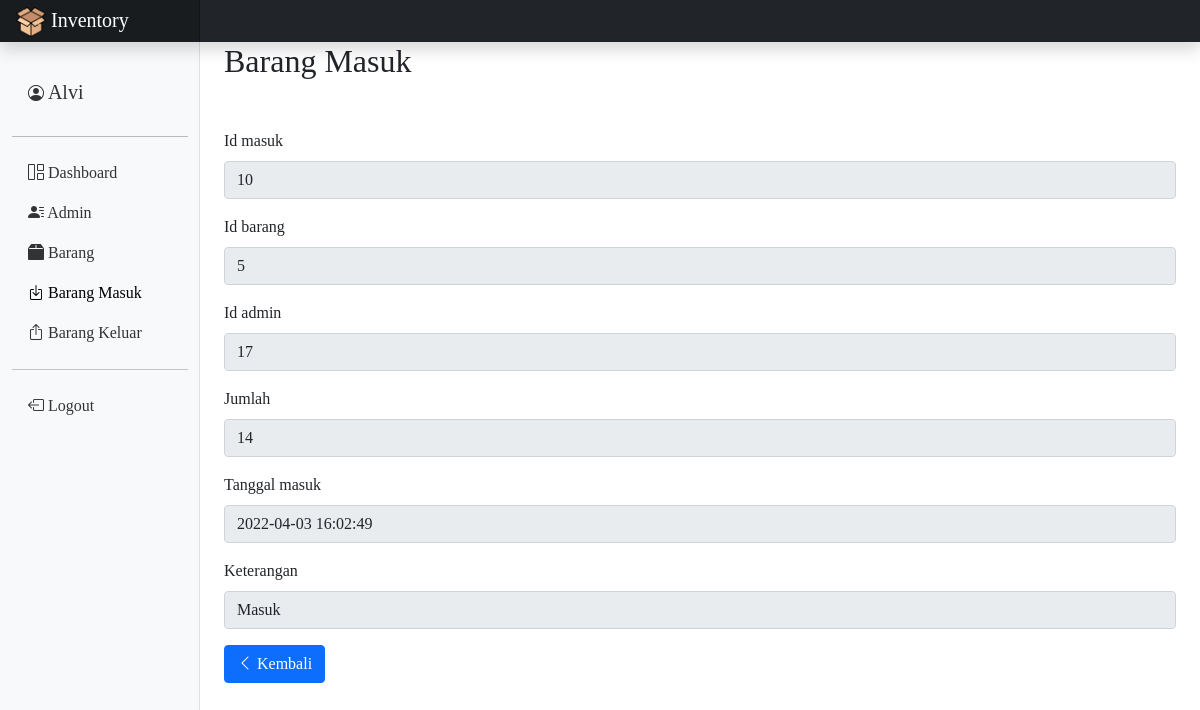
The app's page /inventory/barang_masuk/lihat.php?id_masuk=10 (signed in) with its own data.
### tables this page shows
CREATE TABLE `barang_masuk` (
  `id_masuk` int(30) NOT NULL,
  `id_barang` int(30) NOT NULL,
  `id_admin` int(30) NOT NULL,
  `nama_admin` varchar(50) NOT NULL,
  `jumlah` int(255) NOT NULL,
  `tanggal_masuk` datetime NOT NULL,
  `keterangan` enum('Masuk') NOT NULL
);

### inventory/barang_masuk/session.php (called while the page is built, shortened)
<?php
require "../koneksi.php";
$username = $_SESSION['username'];
$querySession = mysqli_query($koneksi, "SELECT * FROM admin where username='$username'");
$rowSession = mysqli_fetch_array($querySession);
?>

### inventory/barang_masuk/lihat.php (the view, shortened to what this page needs)
<?php
include "../koneksi.php";
$id_masuk=$_GET['id_masuk'];
$query=mysqli_query ($koneksi," SELECT * FROM barang_masuk WHERE id_masuk='$id_masuk'");
$r=mysqli_fetch_array($query);
?>
<?php include "sidebar.php" ?>
<h2>Barang Masuk</h2>
        <div class="col">
            <div class="row mt-5">
            <form class="form-input" method="POST">
            <div class="mb-3">
            <label for="id_masuk" class="form-label">Id masuk</label>
            <input type="text" name="id_masuk" value="<?php echo $r['id_masuk']?>" class="form-control" readonly>
        </div>
        <div class="mb-3">
            <label for="id_barang" class="form-label">Id barang</label>
            <input type="text" name="id_barang" value="<?php echo $r['id_barang']?>" class="form-control" readonly>
        </div>
        <div class="mb-3">
            <label for="id_admin" class="form-label">Id admin</label>
            <input type="text" name="id_admin" value="<?php echo $r['id_admin']?>" class="form-control" readonly>
        </div>
        <div class="mb-3">
            <label for="jumlah" class="form-label">Jumlah</label>
            <input type="number" name="jumlah" value="<?php echo $r['jumlah']?>" class="form-control" readonly>
        </div>
        <div class="mb-3">
            <label for="tangggal_masuk" class="form-label">Tanggal masuk</label>
            <input type="text" name="tangggal_masuk" value="<?php echo $r['tanggal_masuk']?>" class="form-control" readonly>
        </div>
        <div class="mb-3">
            <label for="keterangan" class="form-label">Keterangan</label>
            <input type="text" name="keterangan" value="<?php echo $r['keterangan']?>" class="form-control" readonly>
        </div>
        <a href="index.php" button type="button" class="btn btn-primary"><i class="bi bi-chevron-left"></i> Kembali</a>
        </div>
    </div>
    </main>
  </div>
</div>
  </body>
</html>

### inventory/barang_masuk/sidebar.php (shortened to what this page needs)
<?php
include "../koneksi.php";
require "session.php";
?>
<!doctype html>
<html lang="en">
  <head>
    <link rel="stylesheet" href="../css/styles/style.css">
    <link href="https://cdn.jsdelivr.net/npm/bootstrap@5.1.3/dist/css/bootstrap.min.css" rel="stylesheet">
    <link rel="stylesheet" href="https://cdn.jsdelivr.net/npm/bootstrap-icons@1.8.1/font/bootstrap-icons.css">
  </head>
  <body>
  <header class="navbar navbar-dark sticky-top bg-dark flex-md-nowrap p-0 shadow">
    <a class="navbar-brand col-md-3 col-lg-2 me-0 px-3" href="#"><img src="../css/img/logo.png" style="height: 30px; width: 30px;"> Inventory</a>
  </header>
  <div class="container-fluid">
    <div class="row">
      <nav id="sidebarMenu" class="col-md-3 col-lg-2 d-md-block bg-light sidebar collapse">
      <div class="position-sticky pt-3">
          <ul class="nav flex-column mt-2">
          <li class="nav-item">
          <a class="nav-link" href="../admin/profile.php" >
                <h5><i class="bi bi-person-circle"></i> <?php echo $rowSession['nama_admin'] ?></h5>
              </a>
            </li>
          </ul>
          <hr style="color: black;">
          <ul class="nav flex-column">
            <li class="nav-item">
              <a class="nav-link" aria-current="page" href="../home.php">
                <i class="bi bi-grid-1x2"></i> Dashboard
              </a>
            </li>
            <li class="nav-item">
              <a class="nav-link" href="../admin/index.php">
                <i class="bi bi-person-lines-fill"></i> Admin
              </a>
            </li>
            <li class="nav-item">
              <a class="nav-link" href="../barang/index.php">
              <i class="bi bi-box2-fill"></i> Barang
              </a>
            </li>
            <li class="nav-item">
              <a class="nav-link active" href="index.php">
              <i class="bi bi-box-arrow-in-down"></i> Barang Masuk
              </a>
            </li>
            <li class="nav-item">
              <a class="nav-link" href="../barang_keluar/index.php">
              <i class="bi bi-box-arrow-up"></i> Barang Keluar
              </a>
            </li>
            <hr>
            <li class="nav-item">
              <a class="nav-link" href="../logout.php">
              <i class="bi bi-box-arrow-left"></i> Logout
              </a>
            </li>
          </ul>
        </div>
      </nav>
      <main class="col-md-9 ms-sm-auto col-lg-10 px-md-4">

### inventory/css/styles/style.css (style rules this page uses)
* { font-family: Garamound; font-size: medium; }
body { font-size: 0.875rem; }
.sidebar { position: fixed; top: 0; bottom: 0; left: 0; z-index: 100; padding: 48px 0 0; box-shadow: inset -1px 0 0 rgba(0, 0, 0, 0.1); }
.nav-item a { position: relative; font-weight: 500; color: #333; }
.nav-item a:after { content: ""; position: absolute; bottom: 0; left: 0; width: 0%; border-bottom: 1px solid black; transition: 0.4s; }
.sidebar .nav-link.active { color: black; }
.navbar-brand { padding-top: 0.75rem; padding-bottom: 0.75rem; font-size: 1rem; background-color: rgba(0, 0, 0, 0.25); box-shadow: inset -1px 0 0 rgba(0, 0, 0, 0.25); }

### records on screen
barang_masuk: id_masuk "10", id_barang "5", id_admin "17", jumlah "14", tangggal_masuk "2022-04-03 16:02:49", keterangan "Masuk"

### other values on screen
$rowSession['nama_admin'] "Alvi"
